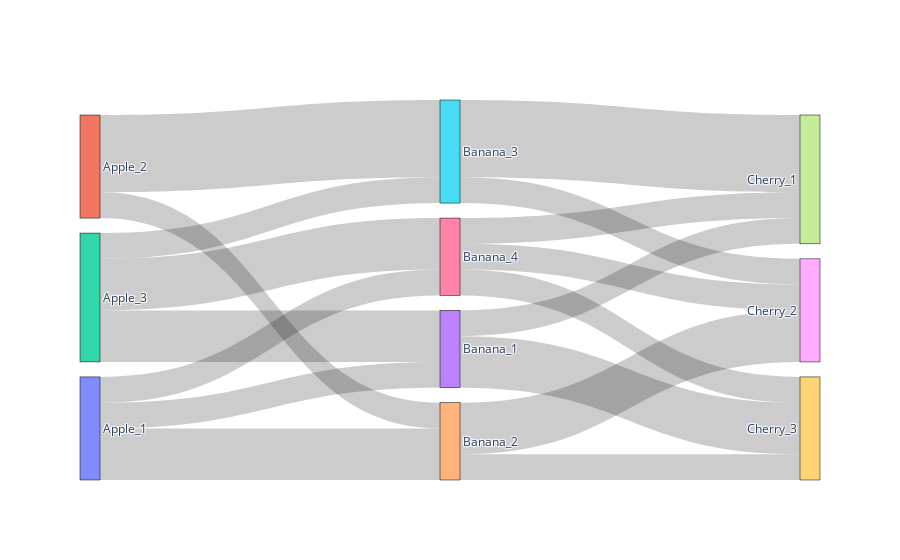

The cell this chart's notebook holds for it:
### Markdown cell above
# 无色版（很丑）

### Code cell
import plotly.graph_objects as go
import numpy as np

def create_sankey(a_count, b_count, c_count, a_labels, b_labels, c_labels, ab_matrix, bc_matrix):
    """
    创建桑基图，支持手动设定节点数量、名称和连接矩阵。

    Args:
        a_count (int): A 节点的数量。
        b_count (int): B 节点的数量。
        c_count (int): C 节点的数量。
        a_labels (list): A 节点的标签列表。
        b_labels (list): B 节点的标签列表。
        c_labels (list): C 节点的标签列表。
        ab_matrix (numpy.ndarray): A 到 B 的连接矩阵。
        bc_matrix (numpy.ndarray): B 到 C 的连接矩阵。
    """

    # 验证输入
    if len(a_labels) != a_count or len(b_labels) != b_count or len(c_labels) != c_count:
        raise ValueError("标签数量与节点数量不匹配。")
    if ab_matrix.shape != (a_count, b_count) or bc_matrix.shape != (b_count, c_count):
        raise ValueError("连接矩阵的形状不匹配。")

    # 定义节点
    labels = a_labels + b_labels + c_labels

    # 定义连接
    source = []
    target = []
    value = []

    # 创建 A 到 B 的连接
    for i in range(a_count):
        for j in range(b_count):
            if ab_matrix[i, j] > 0:
                source.append(i)
                target.append(a_count + j)
                value.append(ab_matrix[i, j])

    # 创建 B 到 C 的连接
    for i in range(b_count):
        for j in range(c_count):
            if bc_matrix[i, j] > 0:
                source.append(a_count + i)
                target.append(a_count + b_count + j)
                value.append(bc_matrix[i, j])

    # 创建桑基图
    fig = go.Figure(data=[go.Sankey(
        node=dict(
            pad=15,
            thickness=20,
            line=dict(color="black", width=0.5),
            label=labels
        ),
        link=dict(
            source=source,
            target=target,
            value=value
        )
    )])

    # 显示图形
    fig.show()

# 示例数据
a_count = 3
b_count = 4
c_count = 3

a_labels = [f"Apple_{i+1}" for i in range(a_count)]
b_labels = [f"Banana_{i+1}" for i in range(b_count)]
c_labels = [f"Cherry_{i+1}" for i in range(c_count)]

ab_matrix = np.array([[1, 2, 0, 1],
                      [0, 1, 3, 0],
                      [2, 0, 1, 2]])

bc_matrix = np.array([[1, 0, 2],
                      [0, 2, 1],
                      [3, 1, 0],
                      [1, 1, 1]])

# 创建桑基图
create_sankey(a_count, b_count, c_count, a_labels, b_labels, c_labels, ab_matrix, bc_matrix)

### Figure 1 — Plotly figure (JSON) as saved in the notebook; plotly's stock layout.template omitted (floating-point values rounded to 4 significant figures)
{"data": [{"link": {"source": [0, 0, 0, 1, 1, 2, 2, 2, 3, 3, 4, 4, 5, 5, 6, 6, 6], "target": [3, 4, 6, 4, 5, 3, 5, 6, 7, 9, 8, 9, 7, 8, 7, 8, 9], "value": [1, 2, 1, 1, 3, 2, 1, 2, 1, 2, 2, 1, 3, 1, 1, 1, 1]}, "node": {"label": ["Apple_1", "Apple_2", "Apple_3", "Banana_1", "Banana_2", "Banana_3", "Banana_4", "Cherry_1", "Cherry_2", "Cherry_3"], "line": {"color": "black", "width": 0.5}, "pad": 15, "thickness": 20}, "type": "sankey"}], "layout": {}}
